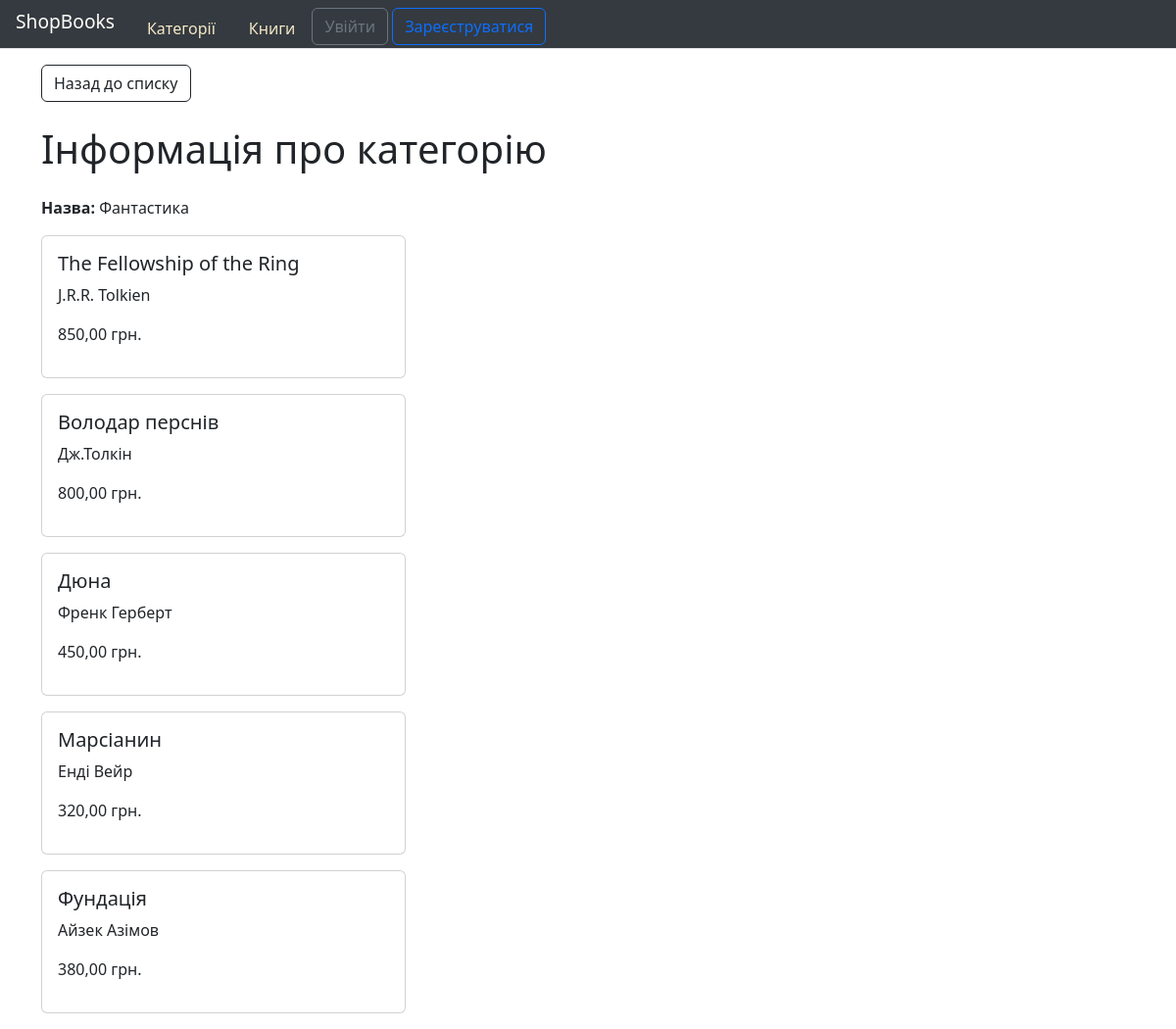
The page /category/fantasy/ on the database its author committed.
### books/models.py (models this page shows, shortened)
class Category(models.Model):
    name = models.CharField(max_length=50, unique=True)
    slug = models.SlugField(unique=True)
    class Meta:
        verbose_name = 'Категорія'
        verbose_name_plural = 'Категорії'
        ordering = ['name']

class Book(models.Model):
    title = models.CharField(max_length=200)
    author = models.CharField(max_length=150)
    price = models.DecimalField(max_digits=8, decimal_places=2)
    description = models.TextField()
    stock = models.PositiveIntegerField()
    category = models.ForeignKey('books.Category', on_delete=models.PROTECT, related_name='books')
    class Meta:
        verbose_name = 'Книга'
        verbose_name_plural = 'Книги'
        ordering = ['title']

### books/views.py (the view)
# urls.py: path('category/<slug:slug>/', CategoryDetailView.as_view(), name='category_detail'),
class CategoryDetailView(DetailView):
    model = Category
    template_name = 'books/category_detail.html'
    slug_url_kwarg = 'slug'
    def get_context_data(self, **kwargs):
        context = super().get_context_data(**kwargs)
        context['books'] = Book.objects.filter(category=self.object)
        return context

### books/templates/books/category_detail.html (shortened to what this page needs)
{% extends "base.html" %}
{% block content %}
<a href="{% url 'books:category' %}" class="btn btn-outline-dark mt-3 btn-xs">
    Назад до списку
</a>
<h1 class="my-4">Інформація про категорію</h1>
<div class="row">
    <div class="col">
        <p><strong>Назва:</strong> {{ object.name }}</p>
    </div>
</div>
{% for book in books %}
<div class="col-md-4 mb-3">
    <div class="card p-3">
        <h5>{{ book.title }}</h5>
        <p>{{ book.author }}</p>
        <p>{{ book.price }} грн.</p>
    </div>
</div>
{% empty %}
<p>У цій категорії поки немає книг.</p>
{% endfor %}
{% endblock %}

### rows shown on the page
Category: name "Фантастика"
Book: title "The Fellowship of the Ring", author "J.R.R. Tolkien", price "850,00"
Book: title "Володар перснів", author "Дж.Толкін", price "800,00"
Book: title "Дюна", author "Френк Герберт", price "450,00"
Book: title "Марсіанин", author "Енді Вейр", price "320,00"
Book: title "Фундація", author "Айзек Азімов", price "380,00"
